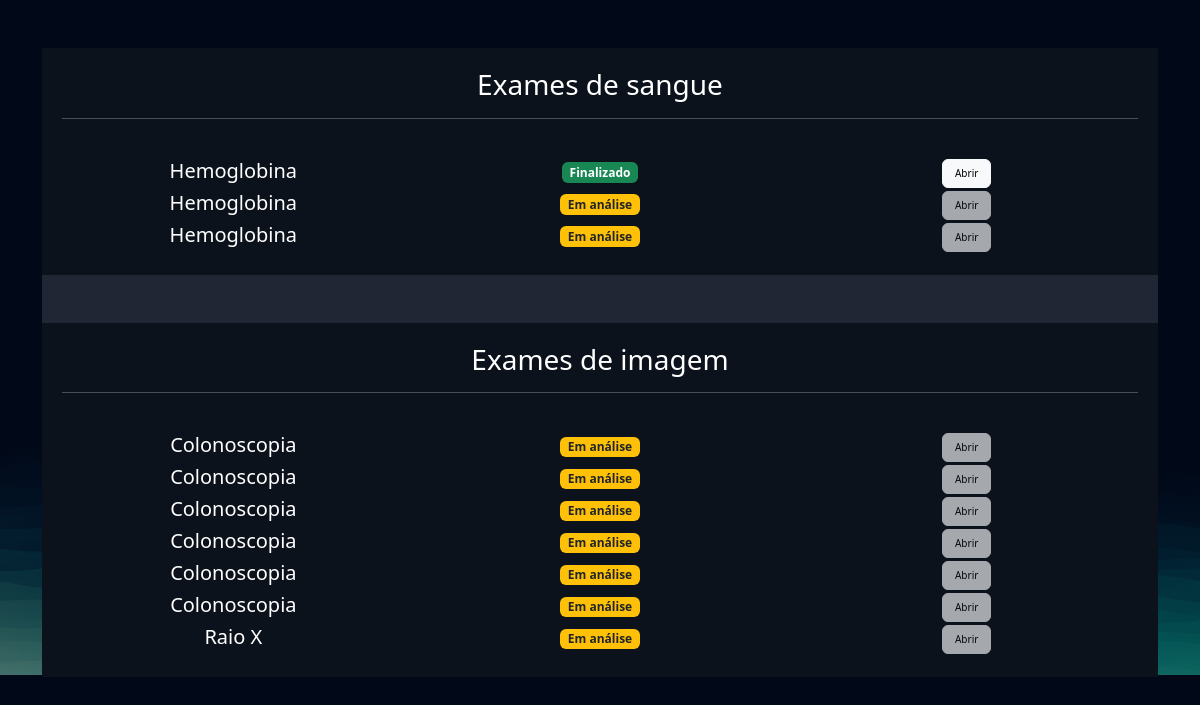
Screenshot of /exame/gerenciar_exames/ (signed in) with the database file from the repository.
### exame/models.py (models this page shows, shortened)
class SolicitacaoExame(models.Model):
    choice_status = (
        ('E', 'Em análise'),
        ('F', 'Finalizado')
    )
    usuario = models.ForeignKey(User, on_delete=models.DO_NOTHING)
    exame = models.ForeignKey(TiposExames, on_delete=models.DO_NOTHING)
    status = models.CharField(max_length=2, choices=choice_status)
    resultado = models.FileField(upload_to="resultados", null=True, blank=True)
    requer_senha = models.BooleanField(default=False)
    senha = models.CharField(max_length=16, null=True, blank=True)
    def badge_template(self):
        if self.status == 'E':
            classes_css = 'bg-warning text-dark'
            texto = "Em análise"
        elif self.status == 'F':
            classes_css = 'bg-success'
            texto = "Finalizado"
        return mark_safe(f"<span class='badge bg-primary {classes_css}'>{texto}</span>")

class TiposExames(models.Model):
    tipo_choices = (
        ('I', 'Exame de imagem'),
        ('S', 'Exame de Sangue')
    )
    nome = models.CharField(max_length=50)
    tipo = models.CharField(max_length=1, choices=tipo_choices)
    preco = models.FloatField()
    disponivel = models.BooleanField()
    horario_inicial = models.IntegerField()
    horario_final = models.IntegerField()

### exame/views.py (the view)
# urls.py: path('gerenciar_exames/', views.gerenciar_exames, name="gerenciar_exames"),
@login_required
def gerenciar_exames(request):
    exames = SolicitacaoExame.objects.filter(usuario = request.user)
    return render(request, 'gerenciar_exames.html', {'exames': exames})

### exame/templates/gerenciar_exames.html (shortened to what this page needs)
{% extends "bases/base.html" %}
{% load static %}
{% block 'head' %}
    <link href="{% static 'exame/css/css.css' %}" rel="stylesheet">
    <link href="{% static 'exame/css/gerenciar_pedidos.css' %}" rel="stylesheet">
    <link href="{% static 'exame/css/gerenciar_exames.css' %}" rel="stylesheet">
{% endblock 'head' %}
{% block 'conteudo' %}
<br>
<br>
<div class="container">
    <div class="card card-view">
        <div class="sub-card">
            <h3>Exames de sangue</h3>
            <hr>
            <br>
            {%for exame in exames %}
                {% if exame.exame.tipo ==  "S"%}
                    <div class= "row">
                        <div class='col-md'><h5>{{exame.exame.nome}}</h5></div>
                        <div class='col-md'>
                            {{exame.badge_template}}
                        </div>
                        <div class='col-md'>
                            {% if exame.status == 'F' %}
                                <a href="{{exame.resultado.url}}" style='font-size: 10px' class='btn btn-light'>Abrir</a>
                            {% else %}
                                <a href='#' style='font-size: 10px'class='btn btn-light disabled'>Abrir</a>
                            {%endif%}
                        </div>
                    </div>
                {% endif %}
            {%endfor%}
        </div>
        <br>
        <br>
        <div class="sub-card">
            <h3>Exames de imagem</h3>
            <hr>
            <br>
            {%for exame in exames %}
                {% if exame.exame.tipo ==  "I"%}
                    <div class= "row">
                        <div class='col-md'><h5>{{exame.exame.nome}}</h5></div>
                        <div class='col-md'>
                            {{exame.badge_template}}
                        </div>
                        <div class='col-md'>
                            {% if exame.status == 'F' %}
                                <a href="{% url 'permitir_abrir_exame' exame.id %}" style='font-size: 10px' class='btn btn-light'>Abrir</a>
                            {% else %}
                                <a href='#' style='font-size: 10px'class='btn btn-light disabled'>Abrir</a>
                            {%endif%}
                        </div>
                    </div>
                {% endif %}
            {%endfor%}
        </div>
    </div>
</div>
{% endblock 'conteudo' %}

### templates/static/geral/css/base.css (style rules this page uses)
:root { --main-color: #151C34; --dark-color: #0C121C ; --light-color: #6DE6EE; --contrast-color: #f4c96b; --differential-color: #066668; }
* { color: white }

### templates/static/exame/css/css.css (style rules this page uses)
body { background-image: url('/static/geral/img/bg2.png'); background-size: cover; }
.card { background-color: rgba(217, 217, 217, .14); color: white; padding: 15px; }

### templates/static/exame/css/gerenciar_pedidos.css (style rules this page uses)
.card-view { text-align: center; padding: 0; border: none; height: 70vh; }

### templates/static/exame/css/gerenciar_exames.css (style rules this page uses)
.sub-card { background-color: var(--dark-color); padding: 20px; }

### rows the page displays
SolicitacaoExame: exame.nome "Hemoglobina", badge_template "Finalizado"
SolicitacaoExame: exame.nome "Hemoglobina", badge_template "Em análise", shows "Abrir"
SolicitacaoExame: exame.nome "Hemoglobina", badge_template "Em análise", shows "Abrir"
SolicitacaoExame: exame.nome "Colonoscopia", badge_template "Em análise", shows "Abrir"
SolicitacaoExame: exame.nome "Colonoscopia", badge_template "Em análise", shows "Abrir"
SolicitacaoExame: exame.nome "Colonoscopia", badge_template "Em análise", shows "Abrir"
SolicitacaoExame: exame.nome "Colonoscopia", badge_template "Em análise", shows "Abrir"
SolicitacaoExame: exame.nome "Colonoscopia", badge_template "Em análise", shows "Abrir"
SolicitacaoExame: exame.nome "Colonoscopia", badge_template "Em análise", shows "Abrir"
SolicitacaoExame: exame.nome "Raio X", badge_template "Em análise", shows "Abrir"
